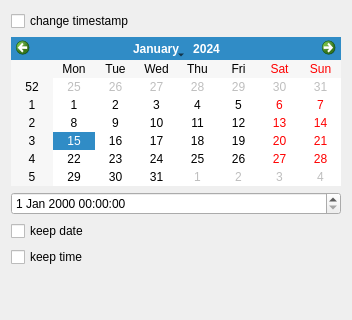
<?xml version="1.0" encoding="UTF-8"?>
<ui version="4.0">
 <class>Widget</class>
 <widget class="QWidget" name="Widget">
  <property name="geometry">
   <rect>
    <x>0</x>
    <y>0</y>
    <width>352</width>
    <height>320</height>
   </rect>
  </property>
  <property name="windowTitle">
   <string notr="true">Form</string>
  </property>
  <layout class="QGridLayout" name="gridLayout">
   <item row="2" column="0">
    <widget class="QCalendarWidget" name="calendarWidget"/>
   </item>
   <item row="6" column="0">
    <spacer name="verticalSpacer">
     <property name="orientation">
      <enum>Qt::Vertical</enum>
     </property>
     <property name="sizeHint" stdset="0">
      <size>
       <width>20</width>
       <height>40</height>
      </size>
     </property>
    </spacer>
   </item>
   <item row="5" column="0">
    <widget class="QCheckBox" name="keepTimeCheckBox">
     <property name="text">
      <string>keep time</string>
     </property>
    </widget>
   </item>
   <item row="1" column="0">
    <widget class="QCheckBox" name="useCheckBox">
     <property name="text">
      <string>change timestamp</string>
     </property>
    </widget>
   </item>
   <item row="3" column="0">
    <widget class="QDateTimeEdit" name="dateTimeEdit"/>
   </item>
   <item row="4" column="0">
    <widget class="QCheckBox" name="keepDateCheckBox">
     <property name="text">
      <string>keep date</string>
     </property>
    </widget>
   </item>
  </layout>
 </widget>
 <resources/>
 <connections>
  <connection>
   <sender>calendarWidget</sender>
   <signal>activated(QDate)</signal>
   <receiver>dateTimeEdit</receiver>
   <slot>setDate(QDate)</slot>
   <hints>
    <hint type="sourcelabel">
     <x>90</x>
     <y>110</y>
    </hint>
    <hint type="destinationlabel">
     <x>103</x>
     <y>209</y>
    </hint>
   </hints>
  </connection>
  <connection>
   <sender>dateTimeEdit</sender>
   <signal>dateChanged(QDate)</signal>
   <receiver>calendarWidget</receiver>
   <slot>setSelectedDate(QDate)</slot>
   <hints>
    <hint type="sourcelabel">
     <x>175</x>
     <y>209</y>
    </hint>
    <hint type="destinationlabel">
     <x>175</x>
     <y>113</y>
    </hint>
   </hints>
  </connection>
 </connections>
</ui>
